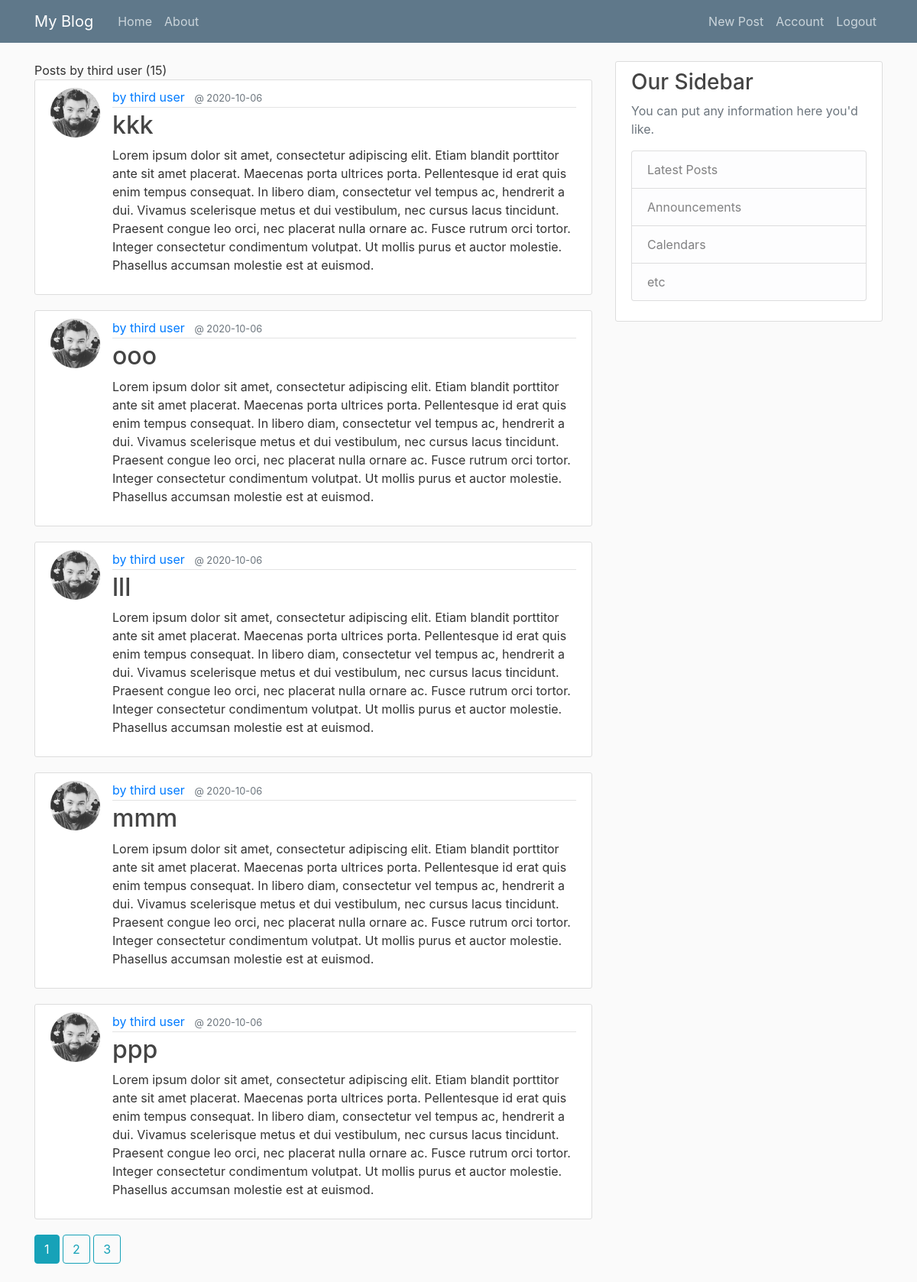
Page /user/third user (signed in) on the committed database.
### flask_blog/models.py (models this page shows, shortened)
class User(db.Model, UserMixin):
	id = db.Column(db.Integer, primary_key=True)
	username = db.Column(db.String(20), unique=True, nullable=False)
	email = db.Column(db.String(120), unique=True, nullable=False)
	image_file = db.Column(db.String(20), nullable=False, default="default.jpg")
	password = db.Column(db.String(60), nullable=False)
	posts = db.relationship('Post', backref='author', lazy=True)

class Post(db.Model):
	id = db.Column(db.Integer, primary_key=True)
	title = db.Column(db.String(100), nullable=False)
	content = db.Column(db.Text, nullable=False)
	date_posted = db.Column(db.DateTime, nullable=False, default=datetime.utcnow)
	user_id = db.Column(db.Integer, db.ForeignKey('user.id'), nullable=False)

### flask_blog/routes.py (the view)
@app.route("/user/<string:username>")
def user_post(username):
	page = request.args.get('page', 1, type=int)
	user = User.query.filter_by(username=username).first_or_404()
	posts = Post.query.filter_by(author=user).\
	order_by(Post.date_posted.desc()).\
	paginate(page=page, per_page=5)
	return render_template('user_post.html', posts=posts, user=user)

### flask_blog/models.py (called while the page is built)
@login_manager.user_loader
def load_user(user_id):
	return User.query.get(int(user_id))

### flask_blog/templates/user_post.html (shortened to what this page needs)
{% extends "layout.html"%}
{% block content %}
	<h1c class="mb-3"> Posts by {{ user.username }} ({{ posts.total }})
	{% for post in posts.items %}
		<article class="media content-section">
			<img class="rounded-circle article-img" src="{{ url_for('static', filename='profile_images/' + post.author.image_file) }}">
		  <div class="media-body">
		    <div class="article-metadata">
		      <a class="mr-2" href="{{ url_for('user_post', username=post.author.username) }}">by {{ post.author.username }}</a>
		      <small class="text-muted">@ {{ post.date_posted.strftime('%Y-%m-%d') }}</small>
		    </div>
		    <h2><a class="article-title" href="{{ url_for('post', post_id=post.id) }}">{{ post.title }}</a></h2>
		    <p class="article-content">{{ post.content }}</p>
		  </div>
		</article>
	{% endfor %}
	{% for page_num in posts.iter_pages(left_edge=1, right_edge=1, left_current=1, right_current=2) %}
	    {% if page_num %}
	    	{% if posts.page == page_num %}
	        	<a class="btn btn-info mb-4" href="{{url_for('user_post', username=user.username, page=page_num) }}">{{  page_num }}</a>
	        {% else %}
	        	<a class="btn btn-outline-info mb-4" href="{{url_for('user_post', username=user.username, page=page_num) }}">{{  page_num }}</a>
	        {% endif %}
	    {% else %}
	    ...
	    {% endif %}
	{% endfor %}
{% endblock content %}

### flask_blog/static/main.css (style rules this page uses)
body { background: #fafafa; color: #333333; margin-top: 5rem; }
h1, h2, h3, h4, h5, h6 { color: #444444; }
.content-section { background: #ffffff; padding: 10px 20px; border: 1px solid #dddddd; border-radius: 3px; margin-bottom: 20px; }
.article-title { color: #444444; }
.article-content { white-space: pre-line; }
.article-img { height: 65px; width: 65px; margin-right: 16px; }
.article-metadata { padding-bottom: 1px; margin-bottom: 4px; border-bottom: 1px solid #e3e3e3 }

### rows in the picture
User: username "third user"
Post: image_file (placeholder picture), author.username "third user", date_posted "2020-10-06", title "kkk", content "Lorem ipsum dolor sit amet, consectetur adipiscing elit. Etiam blandit porttitor ante sit amet placerat. Maecenas porta ultrices porta. Pellentesque id erat quis enim tempus consequat. In libero diam, consectetur vel tempus ac, hendrerit a dui. Vivamus scelerisque metus et dui vestibulum, nec cursus lacus tincidunt. Praesent congue leo orci, nec placerat nulla ornare ac. Fusce rutrum orci tortor. Integer consectetur condimentum volutpat. Ut mollis purus et auctor molestie. Phasellus accumsan molestie est at euismod."
Post: image_file (placeholder picture), author.username "third user", date_posted "2020-10-06", title "ooo", content "Lorem ipsum dolor sit amet, consectetur adipiscing elit. Etiam blandit porttitor ante sit amet placerat. Maecenas porta ultrices porta. Pellentesque id erat quis enim tempus consequat. In libero diam, consectetur vel tempus ac, hendrerit a dui. Vivamus scelerisque metus et dui vestibulum, nec cursus lacus tincidunt. Praesent congue leo orci, nec placerat nulla ornare ac. Fusce rutrum orci tortor. Integer consectetur condimentum volutpat. Ut mollis purus et auctor molestie. Phasellus accumsan molestie est at euismod."
Post: image_file (placeholder picture), author.username "third user", date_posted "2020-10-06", title "lll", content "Lorem ipsum dolor sit amet, consectetur adipiscing elit. Etiam blandit porttitor ante sit amet placerat. Maecenas porta ultrices porta. Pellentesque id erat quis enim tempus consequat. In libero diam, consectetur vel tempus ac, hendrerit a dui. Vivamus scelerisque metus et dui vestibulum, nec cursus lacus tincidunt. Praesent congue leo orci, nec placerat nulla ornare ac. Fusce rutrum orci tortor. Integer consectetur condimentum volutpat. Ut mollis purus et auctor molestie. Phasellus accumsan molestie est at euismod."
Post: image_file (placeholder picture), author.username "third user", date_posted "2020-10-06", title "mmm", content "Lorem ipsum dolor sit amet, consectetur adipiscing elit. Etiam blandit porttitor ante sit amet placerat. Maecenas porta ultrices porta. Pellentesque id erat quis enim tempus consequat. In libero diam, consectetur vel tempus ac, hendrerit a dui. Vivamus scelerisque metus et dui vestibulum, nec cursus lacus tincidunt. Praesent congue leo orci, nec placerat nulla ornare ac. Fusce rutrum orci tortor. Integer consectetur condimentum volutpat. Ut mollis purus et auctor molestie. Phasellus accumsan molestie est at euismod."
Post: image_file (placeholder picture), author.username "third user", date_posted "2020-10-06", title "ppp", content "Lorem ipsum dolor sit amet, consectetur adipiscing elit. Etiam blandit porttitor ante sit amet placerat. Maecenas porta ultrices porta. Pellentesque id erat quis enim tempus consequat. In libero diam, consectetur vel tempus ac, hendrerit a dui. Vivamus scelerisque metus et dui vestibulum, nec cursus lacus tincidunt. Praesent congue leo orci, nec placerat nulla ornare ac. Fusce rutrum orci tortor. Integer consectetur condimentum volutpat. Ut mollis purus et auctor molestie. Phasellus accumsan molestie est at euismod."

### other values in the picture
{{ posts.total }} "15"
{{ page_num }} "1"
{{ page_num }} "2" "3"
